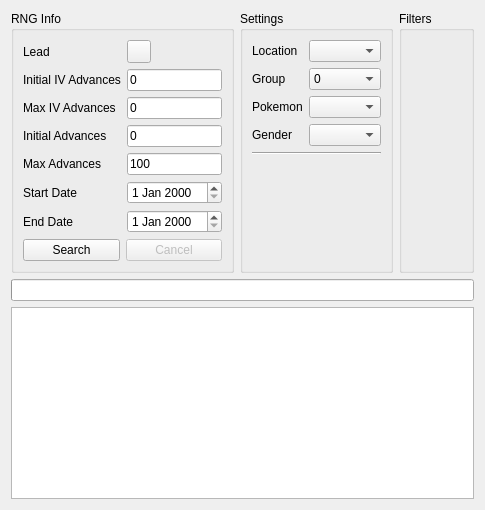
         <widget class="QWidget" name="tabPokemonSearcher">
          <attribute name="title">
           <string>Searcher</string>
          </attribute>
          <layout class="QGridLayout" name="gridLayout_21">
           <item row="0" column="0">
            <widget class="QGroupBox" name="groupBoxPokemonSearcherRNGInfo">
             <property name="sizePolicy">
              <sizepolicy hsizetype="Preferred" vsizetype="Preferred">
               <horstretch>1</horstretch>
               <verstretch>0</verstretch>
              </sizepolicy>
             </property>
             <property name="title">
              <string>RNG Info</string>
             </property>
             <layout class="QGridLayout" name="gridLayout_15">
              <item row="0" column="0">
               <widget class="QLabel" name="labelPokemonSearcherLead">
                <property name="text">
                 <string>Lead</string>
                </property>
               </widget>
              </item>
              <item row="0" column="1">
               <widget class="ComboMenu" name="comboMenuPokemonSearcherLead"/>
              </item>
              <item row="1" column="0">
               <widget class="QLabel" name="labelPokemonSearcherInitialIVAdvances">
                <property name="text">
                 <string>Initial IV Advances</string>
                </property>
               </widget>
              </item>
              <item row="1" column="1">
               <widget class="TextBox" name="textBoxPokemonSearcherInitialIVAdvances">
                <property name="text">
                 <string notr="true">0</string>
                </property>
               </widget>
              </item>
              <item row="2" column="0">
               <widget class="QLabel" name="labelPokemonSearcherMaxIVAdvances">
                <property name="text">
                 <string>Max IV Advances</string>
                </property>
               </widget>
              </item>
              <item row="2" column="1">
               <widget class="TextBox" name="textBoxPokemonSearcherMaxIVAdvances">
                <property name="text">
                 <string notr="true">0</string>
                </property>
               </widget>
              </item>
              <item row="3" column="0">
               <widget class="QLabel" name="labelPokemonSearcherInitialAdvances">
                <property name="text">
                 <string>Initial Advances</string>
                </property>
               </widget>
              </item>
              <item row="3" column="1">
               <widget class="TextBox" name="textBoxPokemonSearcherInitialAdvances">
                <property name="text">
                 <string notr="true">0</string>
                </property>
               </widget>
              </item>
              <item row="4" column="0">
               <widget class="QLabel" name="labelPokemonSearcherMaxAdvances">
                <property name="text">
                 <string>Max Advances</string>
                </property>
               </widget>
              </item>
              <item row="4" column="1">
               <widget class="TextBox" name="textBoxPokemonSearcherMaxAdvances">
                <property name="text">
                 <string notr="true">100</string>
                </property>
               </widget>
              </item>
              <item row="5" column="0">
               <widget class="QLabel" name="labelPokemonSearcherStartDate">
                <property name="text">
                 <string>Start Date</string>
                </property>
               </widget>
              </item>
              <item row="5" column="1">
               <widget class="DateEdit" name="dateEditPokemonSearcherStartDate"/>
              </item>
              <item row="6" column="0">
               <widget class="QLabel" name="labelPokemonSearcherEndDate">
                <property name="text">
                 <string>End Date</string>
                </property>
               </widget>
              </item>
              <item row="6" column="1">
               <widget class="DateEdit" name="dateEditPokemonSearcherEndDate"/>
              </item>
              <item row="7" column="0" colspan="2">
               <layout class="QHBoxLayout" name="horizontalLayout_2">
                <item>
                 <widget class="QPushButton" name="pushButtonPokemonSearch">
                  <property name="text">
                   <string>Search</string>
                  </property>
                 </widget>
                </item>
                <item>
                 <widget class="QPushButton" name="pushButtonPokemonCancel">
                  <property name="enabled">
                   <bool>false</bool>
                  </property>
                  <property name="text">
                   <string>Cancel</string>
                  </property>
                 </widget>
                </item>
               </layout>
              </item>
             </layout>
            </widget>
           </item>
           <item row="0" column="1" colspan="2">
            <widget class="QGroupBox" name="groupBoxPokemonSearcherSettings">
             <property name="sizePolicy">
              <sizepolicy hsizetype="Preferred" vsizetype="Preferred">
               <horstretch>1</horstretch>
               <verstretch>0</verstretch>
              </sizepolicy>
             </property>
             <property name="title">
              <string>Settings</string>
             </property>
             <layout class="QGridLayout" name="gridLayout_16">
              <item row="0" column="0">
               <widget class="QLabel" name="labelPokemonSearcherLocation">
                <property name="text">
                 <string>Location</string>
                </property>
               </widget>
              </item>
              <item row="0" column="1" colspan="2">
               <widget class="ComboBoxProxy" name="comboBoxPokemonSearcherLocation"/>
              </item>
              <item row="1" column="0">
               <widget class="QLabel" name="labelPokemonSearcherGroup">
                <property name="text">
                 <string>Group</string>
                </property>
               </widget>
              </item>
              <item row="1" column="1" colspan="2">
               <widget class="QComboBox" name="comboBoxPokemonSearcherGroup">
                <item>
                 <property name="text">
                  <string notr="true">0</string>
                 </property>
                </item>
                <item>
                 <property name="text">
                  <string notr="true">1</string>
                 </property>
                </item>
                <item>
                 <property name="text">
                  <string notr="true">2</string>
                 </property>
                </item>
                <item>
                 <property name="text">
                  <string notr="true">3</string>
                 </property>
                </item>
               </widget>
              </item>
              <item row="2" column="0">
               <widget class="QLabel" name="labelPokemonSearcherPokemon">
                <property name="text">
                 <string>Pokemon</string>
                </property>
               </widget>
              </item>
              <item row="2" column="1" colspan="2">
               <widget class="ComboBox" name="comboBoxPokemonSearcherPokemon"/>
              </item>
              <item row="3" column="0">
               <widget class="QLabel" name="labelPokemonSearcherGender">
                <property name="text">
                 <string>Gender</string>
                </property>
               </widget>
              </item>
              <item row="3" column="1" colspan="2">
               <widget class="ComboBox" name="comboBoxPokemonSearcherGender"/>
              </item>
              <item row="4" column="0" colspan="3">
               <widget class="Line" name="line_5">
                <property name="orientation">
                 <enum>Qt::Orientation::Horizontal</enum>
                </property>
               </widget>
              </item>
              <item row="5" column="0" colspan="3">
               <widget class="QLabel" name="labelPokemonSearcherIVFastSearch">
                <property name="text">
                 <string/>
                </property>
               </widget>
              </item>
             </layout>
            </widget>
           </item>
           <item row="0" column="3">
            <widget class="QGroupBox" name="groupBoxPokemonSearcherFilter">
             <property name="sizePolicy">
              <sizepolicy hsizetype="Preferred" vsizetype="Preferred">
               <horstretch>1</horstretch>
               <verstretch>0</verstretch>
              </sizepolicy>
             </property>
             <property name="title">
              <string>Filters</string>
             </property>
             <layout class="QGridLayout" name="gridLayout_17">
              <item row="0" column="0">
               <widget class="Filter" name="filterPokemonSearcher" native="true"/>
              </item>
             </layout>
            </widget>
           </item>
           <item row="1" column="0" colspan="4">
            <widget class="QProgressBar" name="progressBarPokemon"/>
           </item>
           <item row="2" column="0" colspan="4">
            <widget class="TableView" name="tableViewPokemonSearcher">
             <property name="sortingEnabled">
              <bool>true</bool>
             </property>
            </widget>
           </item>
          </layout>
         </widget>
